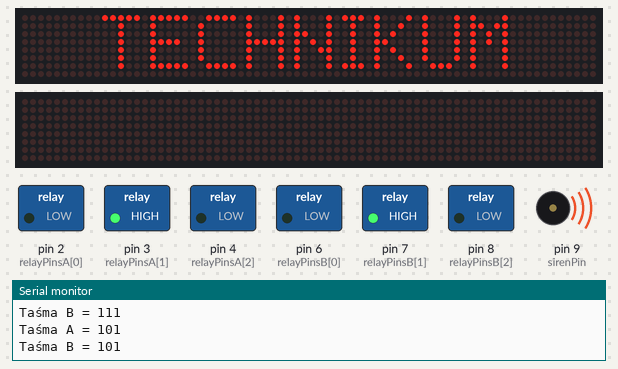
The sketch below on a simulated Arduino Uno, built with avr-gcc and run on an emulated ATmega328P. Shown: 2 × 72×8 LED matrix, switched loads named in the sketch (green lamp = pin HIGH), buzzer (waves = sounding, pin HIGH), the last lines printed to the serial monitor. Random numbers use the default seed unless the sketch sets one.

Above: at 1.12 s.
At 7.44 s:
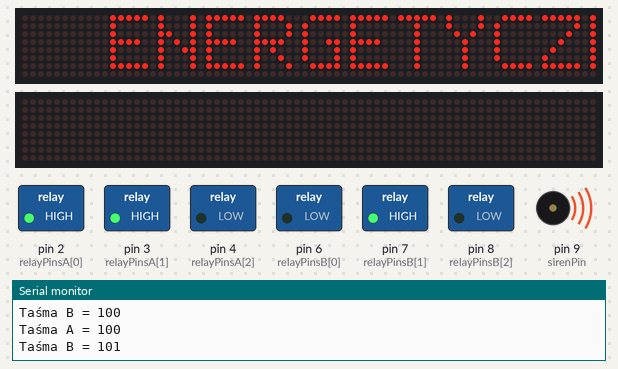
At 14.3 s:
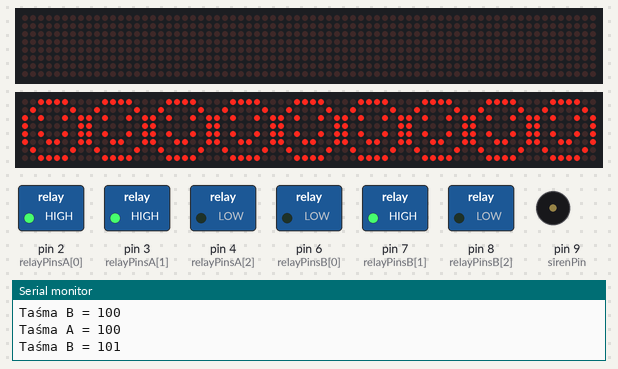
At 17.63 s:
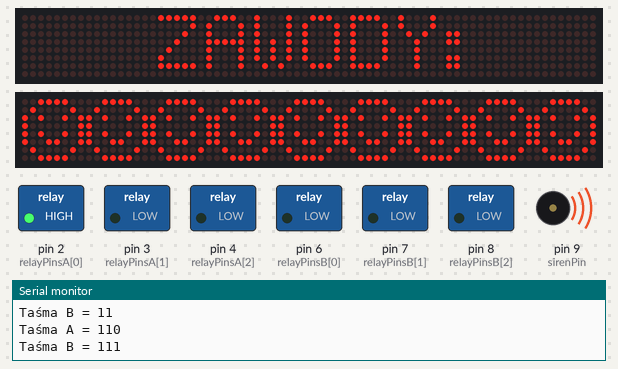
At 27.13 s:
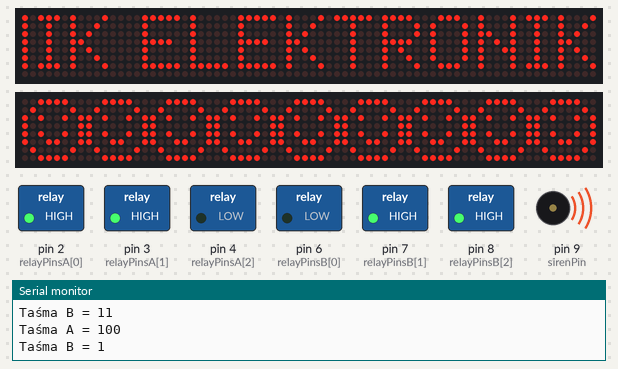
At 39.94 s:
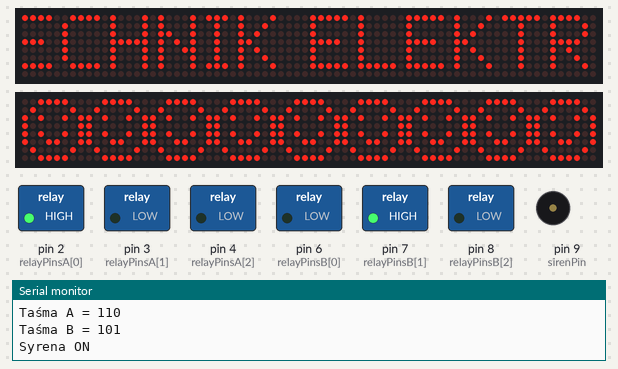
Timing chart, 0 to 40.0 s (numbered marks = the images above):
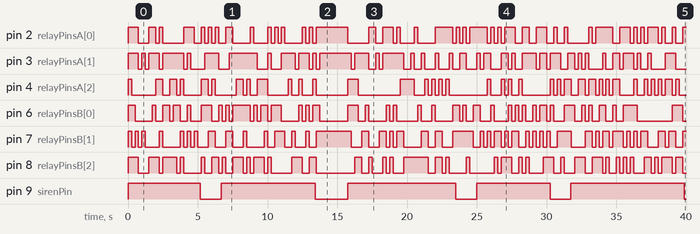

The sketch:

sketch_jun17a.ino
```cpp
#include <MD_Parola.h>
#include <MD_MAX72XX.h>
#include <SPI.h>

// ======================= WYŚWIETLACZ =======================
#define HARDWARE_TYPE MD_MAX72XX::GENERIC_HW
#define MAX_DEVICES   9
#define CS_PIN        10

MD_Parola   display = MD_Parola(HARDWARE_TYPE, CS_PIN, MAX_DEVICES);
MD_MAX72XX  mx      = MD_MAX72XX(HARDWARE_TYPE, CS_PIN, MAX_DEVICES);

// ======================= PRZEKAŹNIKI =======================
const int relayPinsA[3] = {2, 3, 4};   // Taśma A – bity 0–2
const int relayPinsB[3] = {6, 7, 8};   // Taśma B – bity 0–2
const int sirenPin      = 9;           // Przekaźnik 8 (syrena)
const bool RELAY_ACTIVE_LOW = true;    // aktywne LOW

inline void setRelay(int pin, bool on) {
  digitalWrite(pin,
    on
      ? (RELAY_ACTIVE_LOW ? LOW  : HIGH)
      : (RELAY_ACTIVE_LOW ? HIGH : LOW)
  );
}

// ======================= PARAMETRY =======================
// stały czas zmiany kolorów (ms)
const unsigned long COLOR_INTERVAL = 250;
unsigned long lastColorToggle = 0;

// syrena: ON 1.5 s, OFF losowo 5…10 s
unsigned long lastSirenToggle = 0;
unsigned long sirenInterval   = 0;
bool         sirenOn          = false;

// ======================= BITMAPA =======================
const uint8_t smiley[8] = {
  B00111100, B01000010, B10100101, B10000001,
  B10100101, B10011001, B01000010, B00111100
};

// ======================= WYŚWIETLACZ ASYNC =======================
enum DispState {
  TXT_TECHNIKUM, TXT_ENERGETYCZNE, BMP_SMILEY1,
  TXT_ZAWODY, TXT_ELEKTRONIK, TXT_ELEKTRYK,
  TXT_ENERGETYK, TXT_AUTOMATYK, BMP_SMILEY2,
  DISP_END
};
DispState dispState = TXT_TECHNIKUM;
bool     waiting   = false;

struct Item {
  const char*    txt;
  textPosition_t align;
  uint16_t       speed;
  uint16_t       pause;
  textEffect_t   inE;
  textEffect_t   outE;
} items[] = {
  { "TECHNIKUM",          PA_CENTER, 100, 1000, PA_SCROLL_DOWN, PA_SCROLL_UP   },
  { "ENERGETYCZNE",       PA_LEFT,    80,    0,  PA_SCROLL_LEFT, PA_SCROLL_LEFT },
  { nullptr,              PA_CENTER,   0,    0,  PA_PRINT,       PA_PRINT       }, // bitmap
  { "ZAWODY:",            PA_CENTER,   80, 1500, PA_SCROLL_DOWN, PA_SCROLL_UP   },
  { "TECHNIK ELEKTRONIK", PA_LEFT,    80, 1500, PA_SCROLL_LEFT, PA_SCROLL_LEFT },
  { "TECHNIK ELEKTRYK",   PA_LEFT,    80, 1500, PA_SCROLL_LEFT, PA_SCROLL_LEFT },
  { "TECHNIK ENERGETYK",  PA_LEFT,    80, 1500, PA_SCROLL_LEFT, PA_SCROLL_LEFT },
  { "TECHNIK AUTOMATYK",  PA_LEFT,    80, 1500, PA_SCROLL_LEFT, PA_SCROLL_LEFT },
  { nullptr,              PA_CENTER,   0,    0,  PA_PRINT,       PA_PRINT       }
};

void startNextDisplay() {
  if (dispState >= DISP_END) dispState = TXT_TECHNIKUM;
  Item &it = items[(int)dispState];

  if (it.txt) {
    display.displayText(it.txt,
                        it.align,
                        it.speed,
                        it.pause,
                        it.inE,
                        it.outE);
  } else {
    // wyświetl bitmapę
    display.displayClear();
    for (uint8_t c = 0; c < 8; c++) {
      for (uint8_t r = 0; r < 8; r++) {
        bool px = bitRead(smiley[r], 7 - c);
        for (uint8_t dev = 0; dev < MAX_DEVICES; dev++) {
          mx.setPoint(r, dev * 8 + c, px);
        }
      }
    }
    delay(1500);
  }
  waiting = true;
}

// ======================= SETUP =======================
void setup() {
  Serial.begin(9600);
  randomSeed(analogRead(0));

  // wyświetlacz
  display.begin();
  mx.begin();
  display.setIntensity(5);
  display.displayClear();
  display.setTextAlignment(PA_CENTER);

  // przekaźniki taśm
  for (int i = 0; i < 3; i++) {
    pinMode(relayPinsA[i], OUTPUT);
    pinMode(relayPinsB[i], OUTPUT);
    setRelay(relayPinsA[i], false);
    setRelay(relayPinsB[i], false);
  }

  // przekaźnik syreny
  pinMode(sirenPin, OUTPUT);
  setRelay(sirenPin, false);

  // pierwszy interwał syreny
  sirenInterval   = random(5000, 10000);
  lastSirenToggle = millis();
}

// ======================= LOOP =======================
void loop() {
  unsigned long now = millis();

  // 1) kolor taśm co stały interwał
  if (now - lastColorToggle >= COLOR_INTERVAL) {
    lastColorToggle = now;

    // generuj maskę 1..7 → zawsze przynajmniej jeden kolor
    uint8_t colorA = random(1, 8);
    uint8_t colorB = random(1, 8);

    Serial.print("Taśma A = "); Serial.println(colorA, BIN);
    Serial.print("Taśma B = "); Serial.println(colorB, BIN);

    for (uint8_t bit = 0; bit < 3; bit++) {
      setRelay(relayPinsA[bit], colorA & (1 << bit));
      setRelay(relayPinsB[bit], colorB & (1 << bit));
    }
  }

  // 2) syrena: ON 1.5 s, OFF 5–10 s
  if (!sirenOn && now - lastSirenToggle >= sirenInterval) {
    setRelay(sirenPin, true);
    sirenOn         = true;
    lastSirenToggle = now;
    Serial.println("Syrena ON");
  }
  else if (sirenOn && now - lastSirenToggle >= 1500) {
    setRelay(sirenPin, false);
    sirenOn         = false;
    lastSirenToggle = now;
    sirenInterval   = random(5000, 10000);
    Serial.print("Syrena OFF, next in ");
    Serial.print(sirenInterval);
    Serial.println(" ms");
  }

  // 3) wyświetlacz asynchronicznie
  if (!waiting)       startNextDisplay();
  if (display.displayAnimate()) {
    waiting   = false;
    dispState = DispState(dispState + 1);
  }

  delay(1);
}
```

Measured:
- by itself, pin 2 (relayPinsA[0]): HIGH → LOW at 0.75 s, → HIGH 0.75 s later, → LOW 0.50 s later, → HIGH 0.25 s later, … (76 changes in this stretch)
- by itself, pin 3 (relayPinsA[1]): HIGH → LOW at 0.75 s, → HIGH 0.25 s later, → LOW 0.25 s later, → HIGH 0.25 s later, … (71 changes in this stretch)
- by itself, pin 4 (relayPinsA[2]): HIGH → LOW at 0.25 s, → HIGH 1.7 s later, → LOW 0.50 s later, → HIGH 0.50 s later, … (71 changes in this stretch)
- by itself, pin 6 (relayPinsB[0]): HIGH → LOW at 0.50 s, → HIGH 1.3 s later, → LOW 0.25 s later, → HIGH 0.50 s later, … (75 changes in this stretch)
- by itself, pin 7 (relayPinsB[1]): HIGH → LOW at 0.25 s, → HIGH 0.25 s later, → LOW 0.25 s later, → HIGH 0.25 s later, … (82 changes in this stretch)
- by itself, pin 8 (relayPinsB[2]): HIGH → LOW at 0.75 s, → HIGH 0.75 s later, → LOW 0.75 s later, → HIGH 0.25 s later, … (73 changes in this stretch)
- by itself, pin 9 (sirenPin): HIGH → LOW at 5.2 s, → HIGH 1.5 s later, → LOW 6.7 s later, → HIGH 2.3 s later, … (9 changes in this stretch)
